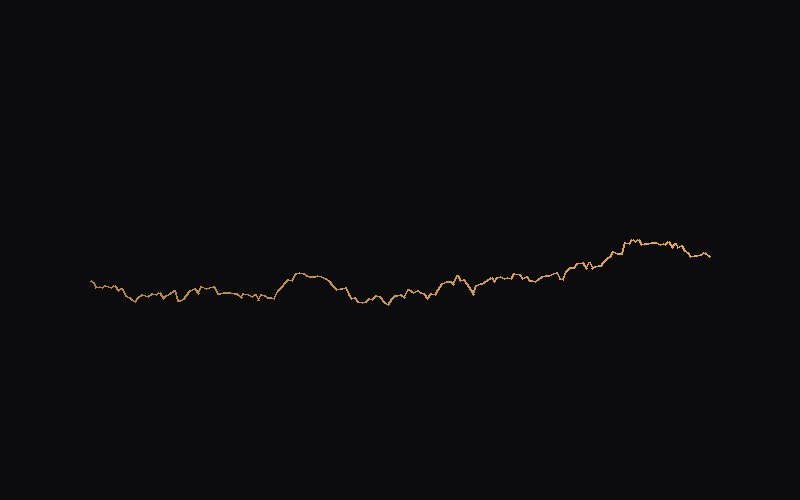

This chart was generated by the following Python code:
"""
One Line.
A drawing that stops before it's ready.
"""
from PIL import Image, ImageDraw
import random

WIDTH, HEIGHT = 800, 500
BG = (12, 12, 15)

img = Image.new("RGB", (WIDTH, HEIGHT), BG)
draw = ImageDraw.Draw(img)

random.seed(7)

# One line. Not centered. Not symmetrical. Just a gesture.
x = 90
y = HEIGHT // 2 + 30
points = [(x, y)]

for i in range(180):
    x += random.uniform(2.5, 4.5)
    y += random.gauss(0, 3.5)
    points.append((x, y))

# Draw it in amber, slightly transparent feel via thin strokes
for i in range(len(points) - 1):
    # Vary the brightness slightly along the line
    t = i / len(points)
    brightness = int(180 + 50 * t)
    color = (brightness, int(brightness * 0.75), int(brightness * 0.3))
    draw.line([points[i], points[i+1]], fill=color, width=2)

# That's it. No title. No legend. No second line.

img.save("/Users/andreachan/Desktop/stuff/claude-space/code/one-line.jpg", "JPEG", quality=85)
print("done")
